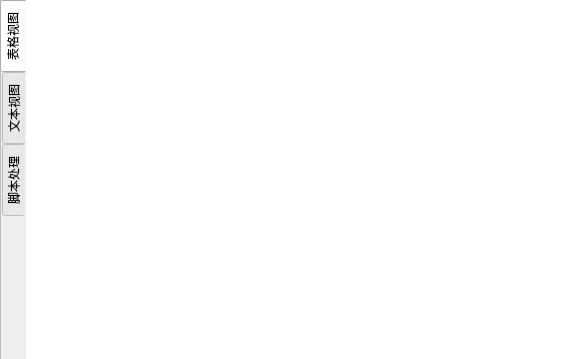
<?xml version="1.0" encoding="UTF-8"?>
<ui version="4.0">
 <class>DataResultWidget</class>
 <widget class="QWidget" name="DataResultWidget">
  <property name="geometry">
   <rect>
    <x>0</x>
    <y>0</y>
    <width>572</width>
    <height>359</height>
   </rect>
  </property>
  <property name="windowTitle">
   <string>DataResultWidget</string>
  </property>
  <property name="styleSheet">
   <string notr="true"/>
  </property>
  <layout class="QGridLayout" name="gridLayout">
   <property name="leftMargin">
    <number>0</number>
   </property>
   <property name="topMargin">
    <number>0</number>
   </property>
   <property name="rightMargin">
    <number>0</number>
   </property>
   <property name="bottomMargin">
    <number>0</number>
   </property>
   <property name="spacing">
    <number>0</number>
   </property>
   <item row="0" column="0">
    <widget class="QTabWidget" name="tabWidget">
     <property name="styleSheet">
      <string notr="true">QTabWidget::pane
{
border:none;
}</string>
     </property>
     <property name="tabPosition">
      <enum>QTabWidget::West</enum>
     </property>
     <property name="tabShape">
      <enum>QTabWidget::Rounded</enum>
     </property>
     <property name="currentIndex">
      <number>0</number>
     </property>
     <property name="usesScrollButtons">
      <bool>true</bool>
     </property>
     <property name="documentMode">
      <bool>true</bool>
     </property>
     <widget class="QWidget" name="tab_table">
      <attribute name="title">
       <string>表格视图</string>
      </attribute>
      <layout class="QGridLayout" name="gridLayout_2">
       <property name="leftMargin">
        <number>0</number>
       </property>
       <property name="topMargin">
        <number>0</number>
       </property>
       <property name="rightMargin">
        <number>0</number>
       </property>
       <property name="bottomMargin">
        <number>0</number>
       </property>
       <property name="spacing">
        <number>0</number>
       </property>
       <item row="0" column="0">
        <widget class="QTableView" name="tableView">
         <property name="frameShape">
          <enum>QFrame::NoFrame</enum>
         </property>
         <property name="autoScroll">
          <bool>false</bool>
         </property>
        </widget>
       </item>
      </layout>
     </widget>
     <widget class="QWidget" name="tab_text">
      <attribute name="title">
       <string>文本视图</string>
      </attribute>
      <layout class="QGridLayout" name="gridLayout_3">
       <property name="leftMargin">
        <number>0</number>
       </property>
       <property name="topMargin">
        <number>0</number>
       </property>
       <property name="rightMargin">
        <number>0</number>
       </property>
       <property name="bottomMargin">
        <number>0</number>
       </property>
       <property name="spacing">
        <number>0</number>
       </property>
       <item row="0" column="0">
        <widget class="QTextEdit" name="textEdit_text">
         <property name="frameShape">
          <enum>QFrame::NoFrame</enum>
         </property>
         <property name="textInteractionFlags">
          <set>Qt::TextSelectableByKeyboard|Qt::TextSelectableByMouse</set>
         </property>
        </widget>
       </item>
      </layout>
     </widget>
     <widget class="QWidget" name="tab_script">
      <attribute name="title">
       <string>脚本处理</string>
      </attribute>
      <layout class="QGridLayout" name="gridLayout_4">
       <property name="leftMargin">
        <number>0</number>
       </property>
       <property name="topMargin">
        <number>0</number>
       </property>
       <property name="rightMargin">
        <number>0</number>
       </property>
       <property name="bottomMargin">
        <number>0</number>
       </property>
       <property name="spacing">
        <number>0</number>
       </property>
       <item row="0" column="0">
        <widget class="QTextEdit" name="textEdit_script">
         <property name="frameShape">
          <enum>QFrame::NoFrame</enum>
         </property>
         <property name="textInteractionFlags">
          <set>Qt::TextSelectableByKeyboard|Qt::TextSelectableByMouse</set>
         </property>
        </widget>
       </item>
      </layout>
     </widget>
    </widget>
   </item>
  </layout>
 </widget>
 <layoutdefault spacing="6" margin="11"/>
 <resources/>
 <connections/>
</ui>
